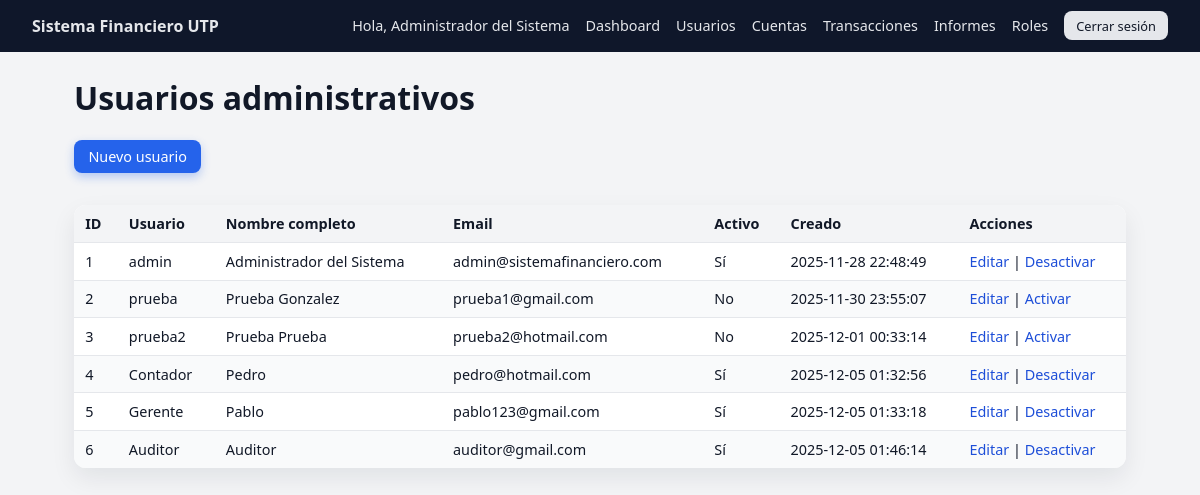
The app's page /public/users.php (signed in) with its own data.
### tables this page shows
CREATE TABLE `users` (
  `id` int NOT NULL,
  `username` varchar(50) NOT NULL,
  `password_hash` varchar(255) NOT NULL,
  `full_name` varchar(100) NOT NULL,
  `email` varchar(100) NOT NULL,
  `is_active` tinyint(1) DEFAULT '1',
  `created_at` timestamp NULL DEFAULT CURRENT_TIMESTAMP,
  `created_by` int DEFAULT NULL,
  `updated_at` timestamp NULL DEFAULT CURRENT_TIMESTAMP ON UPDATE CURRENT_TIMESTAMP,
  `last_login` timestamp NULL DEFAULT NULL
);

### src/Controllers/UserController.php (called while the page is built, shortened)
<?php
class UserController
{
    private UserRepository $userRepo;
    public function __construct()
    {
        $this->userRepo  = new UserRepository();
    }
    public function listUsers(): void
    {
        $users     = $this->userRepo->findAll();
        include BASE_PATH . '/views/users/list.php';
    }
}

### src/Database/Connection.php (called while the page is built, shortened)
<?php
class Connection
{
    private static ?PDO $instance = null;
    public static function getInstance(): PDO
    {
        if (self::$instance === null) {
            $dsn = 'mysql:host=' . DB_HOST . ';port=' . DB_PORT . ';dbname=' . DB_NAME . ';charset=utf8mb4';
            try {
                self::$instance = new PDO($dsn, DB_USER, DB_PASS, [
                    PDO::ATTR_ERRMODE            => PDO::ERRMODE_EXCEPTION,
                    PDO::ATTR_DEFAULT_FETCH_MODE => PDO::FETCH_ASSOC,
                    PDO::ATTR_EMULATE_PREPARES   => false,
                ]);
            } catch (PDOException $e) {
                die('Error de conexión a la base de datos.');
            }
        }
        return self::$instance;
    }
}

### src/Repositories/UserRepository.php (called while the page is built, shortened)
<?php
class UserRepository
{
    private PDO $db;
    public function __construct()
    {
        $this->db = Connection::getInstance();
    }
    public function findAll(): array
    {
        $sql = "SELECT id, username, full_name, email, is_active, created_at
                FROM users
                ORDER BY id ASC";
        return $this->db->query($sql)->fetchAll();
    }
}

### views/users/list.php (the view, shortened to what this page needs)
<?php
include BASE_PATH . '/views/layouts/header.php';
?>
<h1>Usuarios administrativos</h1>
<a href="<?= BASE_URL ?>/users.php?action=create" class="btn btn-primary" style="margin-bottom:1rem;">Nuevo usuario</a>
<table class="table">
    <thead>
        <tr>
            <th>ID</th>
            <th>Usuario</th>
            <th>Nombre completo</th>
            <th>Email</th>
            <th>Activo</th>
            <th>Creado</th>
            <th>Acciones</th>
        </tr>
    </thead>
    <tbody>
    <?php if (empty($users)): ?>
        <tr><td colspan="7">No hay usuarios registrados.</td></tr>
    <?php else: ?>
        <?php foreach ($users as $user): ?>
            <tr>
                <td><?= (int)$user['id'] ?></td>
                <td><?= htmlspecialchars($user['username']) ?></td>
                <td><?= htmlspecialchars($user['full_name']) ?></td>
                <td><?= htmlspecialchars($user['email']) ?></td>
                <td><?= $user['is_active'] ? 'Sí' : 'No' ?></td>
                <td><?= htmlspecialchars($user['created_at']) ?></td>
                <td>
                    <a href="<?= BASE_URL ?>/users.php?action=edit&id=<?= (int)$user['id'] ?>">Editar</a> |
                    <a href="<?= BASE_URL ?>/users.php?action=toggle&id=<?= (int)$user['id'] ?>">
                        <?= $user['is_active'] ? 'Desactivar' : 'Activar' ?>
                    </a>
                </td>
            </tr>
        <?php endforeach; ?>
    <?php endif; ?>
    </tbody>
</table>
<?php include BASE_PATH . '/views/layouts/footer.php'; ?>

### public/assets/css/style.css (style rules this page uses)
:root { --color-bg: #f3f4f6; --color-bg-dark: #0f172a; --color-bg-card: #ffffff; --color-primary: #2563eb; --color-primary-soft: #dbeafe; --color-primary-dark: #1d4ed8; --color-danger: #dc2626; --color-text-main: #111827; --color-text-muted: #6b7280; --radius-lg: 12px; --radius-md: 8px; --shadow-soft: 0 10px 25px rgba(15, 23, 42, 0.08); --font-main: system-ui, -apple-system, BlinkMacSystemFont, "Segoe UI", sans-serif; }
*, *::before, *::after { box-sizing: border-box; }
body { margin: 0; font-family: var(--font-main); background: var(--color-bg); color: var(--color-text-main); }
a { color: var(--color-primary-dark); text-decoration: none; }
.btn { display: inline-flex; align-items: center; justify-content: center; padding: 0.45rem 0.9rem; border-radius: var(--radius-md); border: none; font-size: 0.9rem; cursor: pointer; font-weight: 500; text-decoration: none; transition: background 0.15s ease, transform 0.1s ease, box-shadow 0.1s ease; }
.btn-primary { background: var(--color-primary); color: #ffffff; box-shadow: 0 4px 10px rgba(37, 99, 235, 0.3); }
.dashboard-body { background: var(--color-bg); }
.table { width: 100%; border-collapse: collapse; margin-top: 1rem; background: var(--color-bg-card); border-radius: var(--radius-lg); overflow: hidden; box-shadow: var(--shadow-soft); font-size: 0.9rem; }
.table thead { background: #f3f4f6; }
.table th, .table td { padding: 0.55rem 0.7rem; border-bottom: 1px solid #e5e7eb; text-align: left; }
.table tbody tr:last-child td { border-bottom: none; }
.table tbody tr:nth-child(even) { background: #f9fafb; }

### records on screen
users: id "1", username "admin", full_name "Administrador del Sistema", email "admin@sistemafinanciero.com", is_active "Sí", created_at "2025-11-28 22:48:49"
users: id "2", username "prueba", full_name "Prueba Gonzalez", email "prueba1@gmail.com", is_active "No", created_at "2025-11-30 23:55:07"
users: id "3", username "prueba2", full_name "Prueba Prueba", email "prueba2@hotmail.com", is_active "No", created_at "2025-12-01 00:33:14"
users: id "4", username "Contador", full_name "Pedro", email "pedro@hotmail.com", is_active "Sí", created_at "2025-12-05 01:32:56"
users: id "5", username "Gerente", full_name "Pablo", email "pablo123@gmail.com", is_active "Sí", created_at "2025-12-05 01:33:18"
users: id "6", username "Auditor", full_name "Auditor", email "auditor@gmail.com", is_active "Sí", created_at "2025-12-05 01:46:14"

### other values on screen
APP_NAME "Sistema Financiero UTP"
$full_name "Administrador del Sistema"
